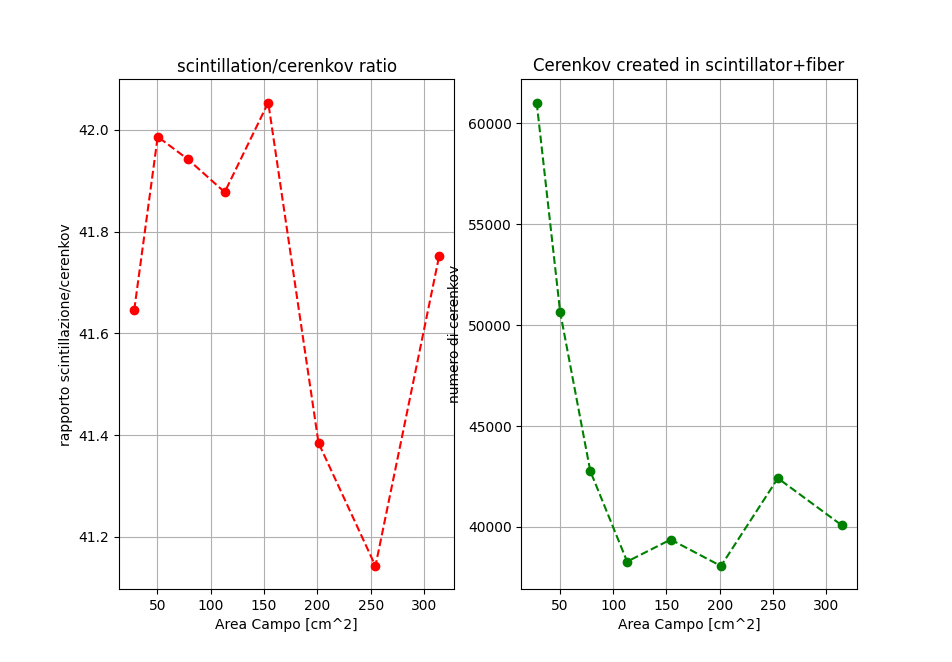

Reproduce this figure in Python.
import numpy as np
import matplotlib.pyplot as plt
import pandas as pd
import os
import glob


CURR_DIR = "../PhotonsAndField/Field"
event_directories=next(os.walk(CURR_DIR))[1]
field_directories=glob.glob(os.path.join(CURR_DIR,"*"))
#cerenkov_directories=glob.glob(os.path.join(CURR_DIR,"Cerenkov_*"))
datapoints=[]
number_of_events=[]
Cerenkov=[]

def area(x):
    return np.pi*x**2
for index,paths in enumerate(field_directories):

    number_of_events.append(area(int(paths.split("/")[-1].split("cm")[0])))
    path=paths
    optic_data=glob.glob(os.path.join(path,"Optic_*.csv"))
    assert(len(optic_data)!=0)
    cerenkov=0
    scintillation=0
    for f in optic_data:
        df=pd.read_csv(f,names=["column"])
        assert(len(df["column"])!=0)
        for i,item in enumerate(df["column"]):
           

            
               
            cerenk=str(item).split("\t")[2]
            cerenk_num=int(cerenk.split(":")[1])
            cerenkov+=cerenk_num		    
            scint=str(item).split("\t")[1]
            scint_num=int(scint.split(":")[1])
            scintillation+=scint_num
    
    datapoints.append(scintillation/cerenkov)
    Cerenkov.append(cerenkov)     
	 
indexes=np.argsort(np.array(number_of_events))


plt.figure("Field",figsize=(25,10))
plt.title("Varying Field dimension at z= 2.5 cm")

plt.subplot(1,2,1)
plt.title("scintillation/cerenkov ratio")
plt.plot(np.array(number_of_events)[indexes],np.array(datapoints)[indexes],marker='o',linestyle='dashed',color='red',label='scint/cerenkov ratio')
plt.xlabel("Area Campo [cm^2]")
plt.ylabel("rapporto scintillazione/cerenkov")
#plt.legend()
plt.grid()

plt.subplot(1,2,2)
plt.title("Cerenkov created in scintillator+fiber")
plt.plot(np.array(number_of_events)[indexes],np.array(Cerenkov)[indexes],marker='o',linestyle='dashed',color='green',label='cerenkov number')
plt.xlabel("Area Campo [cm^2]")
plt.ylabel("numero di cerenkov")
#plt.legend()
plt.grid()

plt.show()
